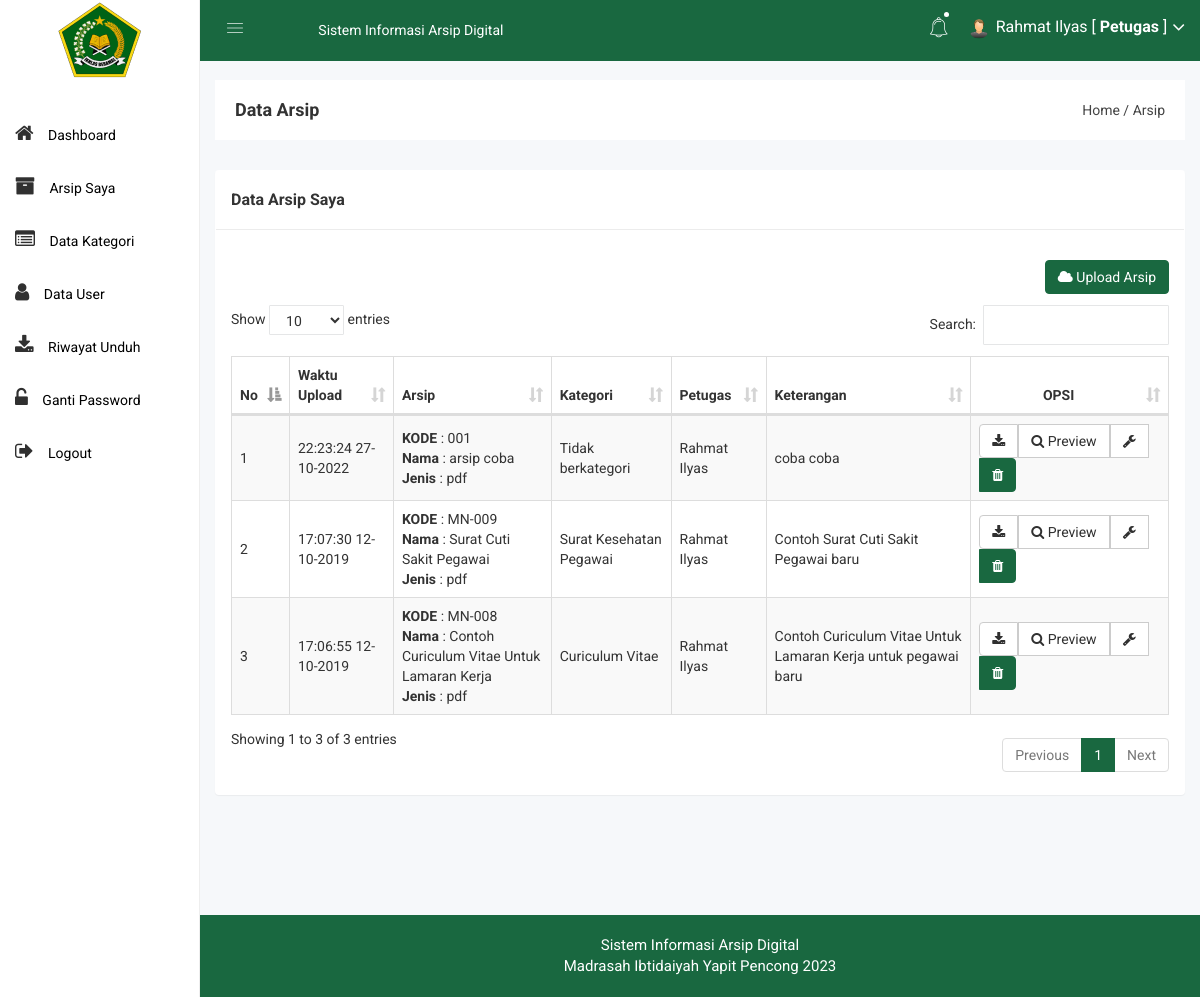
The page /petugas/arsip.php (signed in) on the database its author committed.
### tables this page shows
CREATE TABLE `arsip` (
  `arsip_id` int(11) NOT NULL,
  `arsip_waktu_upload` datetime NOT NULL,
  `arsip_petugas` int(11) NOT NULL,
  `arsip_kode` varchar(255) NOT NULL,
  `arsip_nama` varchar(255) NOT NULL,
  `arsip_jenis` varchar(255) NOT NULL,
  `arsip_kategori` int(11) NOT NULL,
  `arsip_keterangan` text NOT NULL,
  `arsip_file` varchar(255) NOT NULL
);

CREATE TABLE `kategori` (
  `kategori_id` int(11) NOT NULL,
  `kategori_nama` varchar(255) NOT NULL,
  `kategori_keterangan` text NOT NULL
);

CREATE TABLE `petugas` (
  `petugas_id` int(11) NOT NULL,
  `petugas_nama` varchar(255) NOT NULL,
  `petugas_username` varchar(255) NOT NULL,
  `petugas_password` varchar(255) NOT NULL,
  `petugas_foto` varchar(255) NOT NULL
);

### petugas/arsip.php (the view, shortened to what this page needs)
<?php include 'header.php'; ?>
<div class="breadcome-area">
    <div class="container-fluid">
        <div class="row">
            <div class="col-lg-12 col-md-12 col-sm-12 col-xs-12">
                <div class="breadcome-list">
                    <div class="row">
                        <div class="col-lg-6 col-md-6 col-sm-6 col-xs-12">
                            <div class="breadcome-heading">
                                <h4 style="margin-bottom: 0px">Data Arsip</h4>
                            </div>
                        </div>
                        <div class="col-lg-6 col-md-6 col-sm-6 col-xs-12">
                            <ul class="breadcome-menu" style="padding-top: 0px">
                                <li><a href="#">Home</a> <span class="bread-slash">/</span></li>
                                <li><span class="bread-blod">Arsip</span></li>
                            </ul>
                        </div>
                    </div>
                </div>
            </div>
        </div>
    </div>
</div>
<div class="container-fluid">
    <div class="panel panel">
        <div class="panel-heading">
            <h3 class="panel-title">Data Arsip Saya</h3>
        </div>
        <div class="panel-body">
            <div class="pull-right">
                <a href="arsip_tambah.php" class="btn btn-primary"><i class="fa fa-cloud"></i> Upload Arsip</a>
            </div>
            <br>
            <br>
            <br>
            <table id="table" class="table table-bordered table-striped table-hover table-datatable">
                <thead>
                    <tr>
                        <th width="1%">No</th>
                        <th>Waktu Upload</th>
                        <th>Arsip</th>
                        <th>Kategori</th>
                        <th>Petugas</th>
                        <th>Keterangan</th>
                        <th class="text-center" width="21%">OPSI</th>
                    </tr>
                </thead>
                <tbody>
                    <?php
                    include '../koneksi.php';
                    $no = 1;
                    $saya = $_SESSION['id'];
                    $arsip = mysqli_query($koneksi,"SELECT * FROM arsip,kategori,petugas WHERE arsip_petugas=petugas_id and arsip_kategori=kategori_id and arsip_petugas='$saya' ORDER BY arsip_id DESC");
                    while($p = mysqli_fetch_array($arsip)){
                        ?>
                        <tr>
                            <td><?php echo $no++; ?></td>
                            <td><?php echo date('H:i:s  d-m-Y',strtotime($p['arsip_waktu_upload'])) ?></td>
                            <td>
                                <b>KODE</b> : <?php echo $p['arsip_kode'] ?><br>
                                <b>Nama</b> : <?php echo $p['arsip_nama'] ?><br>
                                <b>Jenis</b> : <?php echo $p['arsip_jenis'] ?><br>
                            </td>
                            <td><?php echo $p['kategori_nama'] ?></td>
                            <td><?php echo $p['petugas_nama'] ?></td>
                            <td><?php echo $p['arsip_keterangan'] ?></td>
                            <td class="text-center">
                                <div class="btn-group">
                                    <a target="_blank" class="btn btn-default" href="../arsip/<?php echo $p['arsip_file']; ?>"><i class="fa fa-download"></i></a>
                                    <a target="_blank" href="arsip_preview.php?id=<?php echo $p['arsip_id']; ?>" class="btn btn-default"><i class="fa fa-search"></i> Preview</a>
                                    <a href="arsip_edit.php?id=<?php echo $p['arsip_id']; ?>" class="btn btn-default"><i class="fa fa-wrench"></i></a>
                                    <button type="button" class="btn btn-primary" data-toggle="modal" data-target="#exampleModal_<?php echo $p['arsip_id']; ?>">
                                        <i class="fa fa-trash"></i>
                                    </button>
                                </div>
                            </td>
                        </tr>
                        <?php
                    }
                    ?>
                </tbody>
            </table>
        </div>
    </div>
</div>
<?php include 'footer.php'; ?>

### assets/css/main.css (style rules this page uses)
html { color: #222; font-size: 1em; line-height: 1.4; }

### assets/css/style.css (style rules this page uses)
table .btn { margin: 0px !important; }
.btn-primary { background: #196840; color: white !important; border: 1px solid #196840; }
.panel-heading { padding: 20px 15px; border-bottom: 1px solid #ececec; }
td { vertical-align: middle !important; }

### assets/js/DataTables/datatables.css (style rules this page uses)
table.dataTable { clear: both; margin-top: 6px !important; margin-bottom: 6px !important; max-width: none !important; border-collapse: separate !important; }
table.dataTable td, table.dataTable th { -webkit-box-sizing: content-box; box-sizing: content-box; }
table.dataTable thead > tr > th.sorting_asc, table.dataTable thead > tr > th.sorting_desc, table.dataTable thead > tr > th.sorting, table.dataTable thead > tr > td.sorting_asc, table.dataTable thead > tr > td.sorting_desc, table.dataTable thead > tr > td.sorting { padding-right: 30px; }
table.dataTable thead .sorting, table.dataTable thead .sorting_asc, table.dataTable thead .sorting_desc, table.dataTable thead .sorting_asc_disabled, table.dataTable thead .sorting_desc_disabled { cursor: pointer; position: relative; }
table.dataTable thead .sorting:after, table.dataTable thead .sorting_asc:after, table.dataTable thead .sorting_desc:after, table.dataTable thead .sorting_asc_disabled:after, table.dataTable thead .sorting_desc_disabled:after { position: absolute; bottom: 8px; right: 8px; display: block; font-family: 'Glyphicons Halflings'; opacity: 0.5; }
table.dataTable thead .sorting:after { opacity: 0.2; content: "\e150"; }
table.dataTable thead .sorting_asc:after { content: "\e155"; }
table.table-bordered.dataTable th, table.table-bordered.dataTable td { border-left-width: 0; }
table.table-bordered.dataTable th:last-child, table.table-bordered.dataTable th:last-child, table.table-bordered.dataTable td:last-child, table.table-bordered.dataTable td:last-child { border-right-width: 0; }
table.table-bordered.dataTable tbody th, table.table-bordered.dataTable tbody td { border-bottom-width: 0; }

### rows shown on the page
arsip: arsip_waktu_upload "22:23:24 27-10-2022", arsip_kode "001", arsip_nama "arsip coba", arsip_jenis "pdf", kategori.kategori_nama "Tidak berkategori", petugas.petugas_nama "Rahmat Ilyas", arsip_keterangan "coba coba"
arsip: arsip_waktu_upload "17:07:30 12-10-2019", arsip_kode "MN-009", arsip_nama "Surat Cuti Sakit Pegawai", arsip_jenis "pdf", kategori.kategori_nama "Surat Kesehatan Pegawai", petugas.petugas_nama "Rahmat Ilyas", arsip_keterangan "Contoh Surat Cuti Sakit Pegawai baru"
arsip: arsip_waktu_upload "17:06:55 12-10-2019", arsip_kode "MN-008", arsip_nama "Contoh Curiculum Vitae Untuk Lamaran Kerja", arsip_jenis "pdf", kategori.kategori_nama "Curiculum Vitae", petugas.petugas_nama "Rahmat Ilyas", arsip_keterangan "Contoh Curiculum Vitae Untuk Lamaran Kerja untuk pegawai baru"

### other values the page prints
$_SESSION['nama'] "Rahmat Ilyas"
